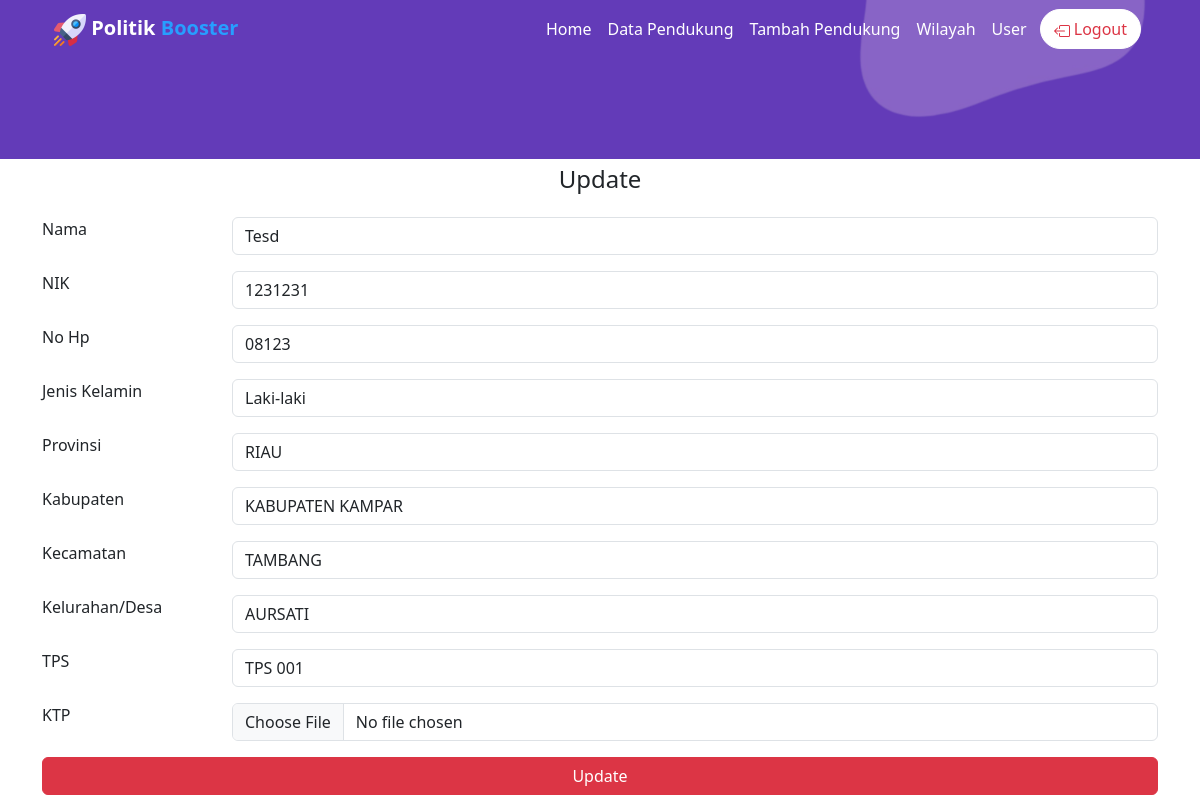
The app's page /index.php?r=pendukung-edit&id_pendukung=2 (signed in) with its own data.
### tables this page shows
CREATE TABLE `pendukung3` (
  `id` int(11) NOT NULL,
  `nama` varchar(30) NOT NULL,
  `nik` varchar(50) NOT NULL,
  `no_hp` varchar(14) NOT NULL,
  `jenis_kelamin` varchar(10) NOT NULL,
  `pekerjaan` varchar(20) NOT NULL,
  `aspirasi` text NOT NULL,
  `alamat` varchar(50) NOT NULL,
  `agama` varchar(100) DEFAULT NULL,
  `status` varchar(100) DEFAULT NULL,
  `provinsi` varchar(255) DEFAULT NULL,
  `kabupaten` varchar(255) DEFAULT NULL,
  `kecamatan` varchar(255) DEFAULT NULL,
  `desa` varchar(255) DEFAULT NULL,
  `tps` int(11) DEFAULT NULL,
  `kordinator` varchar(255) DEFAULT NULL,
  `ktp` varchar(100) DEFAULT NULL,
  `created_date` timestamp NULL DEFAULT current_timestamp(),
  `hapus` varchar(100) DEFAULT NULL,
  `id_users` int(11) DEFAULT NULL,
  `spanduk` varchar(100) DEFAULT NULL,
  `caleg_prov` varchar(200) DEFAULT NULL,
  `caleg_kab` varchar(200) DEFAULT NULL
);

CREATE TABLE `indonesia_provinces` (
  `id` bigint(20) UNSIGNED NOT NULL,
  `code` char(2) NOT NULL,
  `name` varchar(255) NOT NULL,
  `stat` varchar(20) DEFAULT NULL,
  `meta` text DEFAULT NULL,
  `created_at` timestamp NULL DEFAULT NULL,
  `updated_at` timestamp NULL DEFAULT NULL
);

CREATE TABLE `indonesia_cities` (
  `id` bigint(20) UNSIGNED NOT NULL,
  `code` char(4) NOT NULL,
  `province_code` char(2) NOT NULL,
  `name` varchar(255) NOT NULL,
  `stat` varchar(20) DEFAULT NULL,
  `meta` text DEFAULT NULL,
  `created_at` timestamp NULL DEFAULT NULL,
  `updated_at` timestamp NULL DEFAULT NULL
);

CREATE TABLE `indonesia_districts` (
  `id` bigint(20) UNSIGNED NOT NULL,
  `code` char(7) NOT NULL,
  `city_code` char(4) NOT NULL,
  `name` varchar(255) NOT NULL,
  `stat` varchar(20) DEFAULT NULL,
  `meta` text DEFAULT NULL,
  `created_at` timestamp NULL DEFAULT NULL,
  `updated_at` timestamp NULL DEFAULT NULL
);

CREATE TABLE `indonesia_villages` (
  `id` bigint(20) UNSIGNED NOT NULL,
  `code` char(10) NOT NULL,
  `district_code` char(7) NOT NULL,
  `name` varchar(255) NOT NULL,
  `stat` varchar(20) DEFAULT NULL,
  `meta` text DEFAULT NULL,
  `created_at` timestamp NULL DEFAULT NULL,
  `updated_at` timestamp NULL DEFAULT NULL
);

CREATE TABLE `indonesia_tps` (
  `id_tps` int(11) NOT NULL,
  `code_desa` int(11) NOT NULL,
  `nama_tps` varchar(100) NOT NULL,
  `created_at` datetime NOT NULL,
  `id_user` int(11) NOT NULL,
  `hapus` varchar(20) DEFAULT NULL
);

### app/pendukung/update.php (the view, shortened to what this page needs)
<?php
$tampil = "SELECT * ,
indonesia_cities.name as name_kab, indonesia_cities.code as code_kab,
indonesia_provinces.name as name_pro, indonesia_provinces.code as code_pro,
indonesia_districts.name as name_kec, indonesia_districts.code as code_kec,
indonesia_villages.name as name_desa, indonesia_villages.code as code_desa,
pendukung3.id as id_pendukung
FROM pendukung3
JOIN indonesia_cities ON pendukung3.kabupaten=indonesia_cities.code
JOIN indonesia_provinces ON pendukung3.provinsi=indonesia_provinces.code
JOIN indonesia_districts ON pendukung3.kecamatan=indonesia_districts.code
JOIN indonesia_villages ON pendukung3.desa=indonesia_villages.code
JOIN indonesia_tps ON pendukung3.tps=indonesia_tps.id_tps
WHERE pendukung3.id = '" . $_GET['id_pendukung'] . "'";
$q_buat = mysqli_query($conn, $tampil);
while ($row = mysqli_fetch_array($q_buat)) {
    $name_pro = $row['name_pro'];
    $code_pro = $row['code_pro'];
    $name_kab = $row['name_kab'];
    $code_kab = $row['code_kab'];
    $name_kec = $row['name_kec'];
    $code_kec = $row['code_kec'];
    $name_desa = $row['name_desa'];
    $code_desa = $row['code_desa'];
    $nama = $row['nama'];
    $nik = $row['nik'];
    $no_hp = $row['no_hp'];
    $jenis_kelamin = $row['jenis_kelamin'];
    $nama_tps = $row['nama_tps'];
}
?>
<div class="container">
    <div class="d-none d-sm-block">
        <h4 style="text-align: center;">Update</h4>
        <form action="<?= $base_url ?>/app/pendukung/update-prosses.php" method="post" enctype="multipart/form-data">
            <div class="row mb-3">
                <label for="nama" class="form-label col-sm-2">Nama</label>
                <div class="col-sm-10">
                    <input type="text" class="form-control" name="nama" required value="<?php echo $nama ?>">
                </div>
            </div>
            <div class="row mb-3">
                <label for="nik" class="form-label col-sm-2">NIK</label>
                <div class="col-sm-10">
                    <input type="text" class="form-control" name="nik" required value="<?php echo $nik ?>" autofocus>
                </div>
            </div>
            <div class="row mb-3">
                <label for="no_kk" class="form-label col-sm-2">No Hp</label>
                <div class="col-sm-10">
                    <input type="text" class="form-control" name="no_hp" value="<?php echo $no_hp ?>">
                </div>
            </div>
            <div class="row mb-3">
                <label for="jk" class="form-label col-sm-2">Jenis Kelamin</label>
                <div class="col-sm-10">
                    <select name="jk" class="form-control">
                        <option value="<?php echo $jenis_kelamin ?>"><?php echo $jenis_kelamin ?></option>
                    </select>
                </div>
            </div>
            <div class="row mb-3">
                <label class="form-label col-sm-2">Provinsi</label>
                <div class="col-sm-10">
                    <select class="form-control" id="provinsi" name="provinsi" onclick="loadKabu()">
                        <option value="<?php echo $code_pro ?>"><?php echo $name_pro ?></option>
                    </select>
                </div>
            </div>
            <div class="row mb-3">
                <label class="form-label col-sm-2">Kabupaten</label>
                <div class="col-sm-10">
                    <select class="form-control" name="kabupaten" id="kabupaten" onclick="loadKeca()">
                        <option value="<?php echo $code_kab ?>"><?php echo $name_kab ?></option>
                    </select>
                </div>
            </div>
            <div class="row mb-3">
                <label class="form-label col-sm-2">Kecamatan</label>
                <div class="col-sm-10">
                    <select class="form-control" name="kecamatan" id="kecamatan" onclick="loadDesaa()">
                        <option value="<?php echo $code_kec ?>"><?php echo $name_kec ?></option>
                    </select>
                </div>
            </div>
            <div class="row mb-3">
                <label class="form-label col-sm-2">Kelurahan/Desa</label>
                <div class="col-sm-10">
                    <select class="form-control" name="desa" id="desa" onclick="loadTps()">
                        <option value="<?php echo $code_desa ?>"><?php echo $name_desa ?></option>
                    </select>
                </div>
            </div>
            <div class="row mb-3">
                <label class="form-label col-sm-2">TPS</label>
                <div class="col-sm-10">
                    <select class="form-control" name="tps" id="tps">
                        <option value="<?php echo $tps ?>"><?php echo $nama_tps ?></option>
                    </select>
                </div>
            </div>
            <div class="row mb-3">
                <label for="alamat" class="form-label col-sm-2">KTP</label>
                <div class="col-sm-10">
                    <input class="form-control" type="file" name="gambar" value="" />
                </div>
            </div>
            <input type="submit" class="btn btn-danger col-sm-12" value="Update">
        </form>
    </div>
</div>

### records on screen
pendukung3: nama "Tesd", nik "1231231", no_hp "08123", jk "Laki-laki", provinsi "RIAU", kabupaten "KABUPATEN KAMPAR", kecamatan "TAMBANG", desa "AURSATI", tps "TPS 001"
